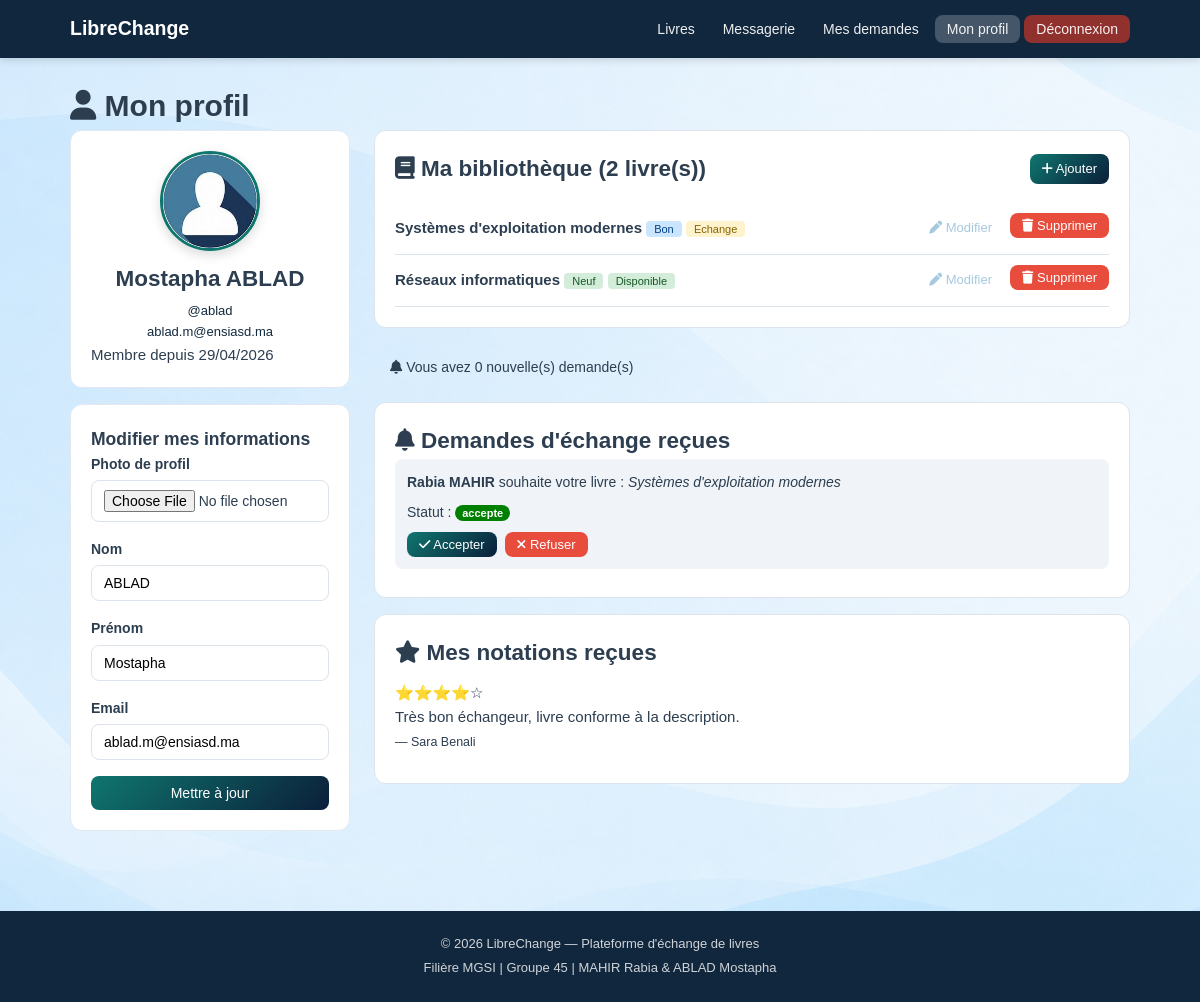
The app's page /pages/profil.php (signed in) with its own data.
### tables this page shows
CREATE TABLE `utilisateurs`
(
    `id`               int(11) NOT NULL,
    `login`            varchar(50)  NOT NULL,
    `mot_de_passe`     varchar(255) NOT NULL,
    `nom`              varchar(100) NOT NULL,
    `prenom`           varchar(100) NOT NULL,
    `email`            varchar(150) NOT NULL,
    `role`             enum('admin','etudiant') DEFAULT 'etudiant',
    `photo`            varchar(255) DEFAULT 'images/default-user1.jfif',
    `date_inscription` datetime     DEFAULT current_timestamp()
);

CREATE TABLE `livres`
(
    `id`          int(11) NOT NULL,
    `titre`       varchar(200) NOT NULL,
    `auteur`      varchar(150) NOT NULL,
    `matiere`     varchar(100) NOT NULL,
    `description` text         DEFAULT NULL,
    `etat`        enum('neuf','bon','acceptable','use') DEFAULT 'bon',
    `statut`      enum('disponible','echange','archive') DEFAULT 'disponible',
    `image`       varchar(255) DEFAULT 'images/default-book.jfif',
    `user_id`     int(11) NOT NULL,
    `date_ajout`  datetime     DEFAULT current_timestamp()
);

CREATE TABLE `echanges`
(
    `id`           int(11) NOT NULL,
    `demandeur_id` int(11) NOT NULL,
    `proprio_id`   int(11) NOT NULL,
    `livre_id`     int(11) NOT NULL,
    `statut`       enum('en_attente','accepte','refuse','termine') DEFAULT 'en_attente',
    `date_demande` datetime DEFAULT current_timestamp(),
    `vu`           tinyint(1) DEFAULT 0,
    `vu_demandeur` tinyint(1) DEFAULT 0,
    `vu_proprio`   tinyint(1) DEFAULT 0
);

CREATE TABLE `notations`
(
    `id`            int(11) NOT NULL,
    `notateur_id`   int(11) NOT NULL,
    `note_id`       int(11) NOT NULL,
    `note`          tinyint(4) NOT NULL CHECK (`note` between 1 and 5),
    `commentaire`   text     DEFAULT NULL,
    `date_notation` datetime DEFAULT current_timestamp()
);

### config.php (called while the page is built, shortened)
<?php
function h($str) {
    return htmlspecialchars($str ?? '', ENT_QUOTES, 'UTF-8');
}
?>

### pages/profil.php (the view, shortened to what this page needs)
<?php
require_once '../config.php';
$user_id = $_SESSION['user_id'];
$stmtNotif = $pdo->prepare("SELECT COUNT(*) FROM echanges WHERE proprio_id = ?     AND statut = 'en_attente' AND vu_proprio = 0");
$stmtNotif->execute([$user_id]);
$notifCount = $stmtNotif->fetchColumn();
$stmtU = $pdo->prepare("SELECT * FROM utilisateurs WHERE id=?");
$stmtU->execute([$user_id]);
$user = $stmtU->fetch();
$stmtL = $pdo->prepare("SELECT * FROM livres WHERE user_id=? ORDER BY date_ajout DESC");
$stmtL->execute([$user_id]);
$mes_livres = $stmtL->fetchAll();
$pdo->prepare("
    UPDATE echanges
    SET vu = 1
    WHERE proprio_id = ?
")->execute([$user_id]);
$stmtR = $pdo->prepare("SELECT e.*, l.titre, u.nom, u.prenom FROM echanges e JOIN livres l ON e.livre_id=l.id JOIN utilisateurs u ON e.demandeur_id=u.id WHERE e.proprio_id=? ORDER BY e.date_demande DESC");
$stmtR->execute([$user_id]);
$demandes_recues = $stmtR->fetchAll();
$stmtNot = $pdo->prepare("SELECT n.*, u.nom, u.prenom FROM notations n JOIN utilisateurs u ON n.notateur_id=u.id WHERE n.note_id=?");
$stmtNot->execute([$user_id]);
$mes_notations = $stmtNot->fetchAll();
require_once '../includes/header.php';
?>
<div class="container">
    <h1><i class="fa-solid fa-user"></i> Mon profil</h1>
    <div class="profil-layout">
        <div class="profil-sidebar">
            <div class="profil-card">
                <div class="profil-avatar">
                    <img src="<?= !empty($user['photo']) && file_exists('../' . $user['photo'])
                        ? '../' . $user['photo']
                        : '../images/default-user1.jfif' ?>" alt="profil">
                </div>
                <h2><?= h($user['prenom'] . ' ' . $user['nom']) ?></h2>
                <p class="profil-login">@<?= h($user['login']) ?></p>
                <p class="profil-email"><?= h($user['email']) ?></p>
                <p>Membre depuis <?= date('d/m/Y', strtotime($user['date_inscription'])) ?></p>
            </div>
            <div class="profil-card">
                <h3>Modifier mes informations</h3>
                <form method="POST" enctype="multipart/form-data">
                    <div class="form-group">
                        <label>Photo de profil</label>
                        <input type="file" name="photo" accept="image/*">
                    </div>
                    <div class="form-group">
                        <label>Nom</label>
                        <input type="text" name="nom" value="<?= h($user['nom']) ?>" required>
                    </div>
                    <div class="form-group">
                        <label>Prénom</label>
                        <input type="text" name="prenom" value="<?= h($user['prenom']) ?>" required>
                    </div>
                    <div class="form-group">
                        <label>Email</label>
                        <input type="email" name="email" value="<?= h($user['email']) ?>" required>
                    </div>
                    <button type="submit" class="btn btn-primary btn-full">Mettre à jour</button>
                </form>
            </div>
        </div>
        <div class="profil-main">
            <div class="profil-section">
                <div class="section-header">
                    <h2><i class="fa-solid fa-book"></i> Ma bibliothèque (<?= count($mes_livres) ?> livre(s))</h2>
                    <a href="ajouter_livre.php" class="btn btn-primary btn-sm">
                        <i class="fa-solid fa-plus"></i> Ajouter
                    </a>
                </div>
                <?php if (empty($mes_livres)): ?>
                    <p class="empty-msg">Vous n'avez publié aucun livre.</p>
                <?php else: ?>
                    <div class="profil-livres">
                        <?php foreach ($mes_livres as $l): ?>
                            <div class="profil-livre-row">
                                <div>
                                    <strong><?= h($l['titre']) ?></strong>
                                    <span class="badge-etat badge-<?= $l['etat'] ?>"><?= ucfirst($l['etat']) ?></span>
                                    <span class="badge-statut badge-<?= $l['statut'] ?>"><?= ucfirst($l['statut']) ?></span>
                                </div>
                                <div class="livre-actions">
                                    <a href="modifier_livre.php?id=<?= $l['id'] ?>" class="btn btn-sm">
                                        <i class="fa-solid fa-pen"></i> Modifier
                                    </a>
                                    <form method="POST" style="display:inline"
                                          onsubmit="return confirm('Supprimer ce livre ?')">
                                        <button class="btn btn-sm btn-danger">
                                            <i class="fa-solid fa-trash"></i> Supprimer
                                        </button>
                                    </form>
                                </div>
                            </div>
                        <?php endforeach; ?>
                    </div>
                <?php endif; ?>
            </div>
            <div class="alert alert-info">
                <i class="fa-solid fa-bell"></i>
                Vous avez <?= $notifCount ?> nouvelle(s) demande(s)
            </div>
            <?php if (!empty($demandes_recues)): ?>
                <div class="profil-section">
                    <h2><i class="fa-solid fa-bell"></i> Demandes d'échange reçues</h2>
                    <?php foreach ($demandes_recues as $d): ?>
                        <div class="echange-row">
                            <p><strong><?= h($d['prenom'] . ' ' . $d['nom']) ?></strong> souhaite votre livre :
                                <em><?= h($d['titre']) ?></em></p>
                            <p>
                                Statut :
                                <span class="badge badge-<?= $d['statut'] ?>">
                             <?= $d['statut'] ?>
                             </span>
                            </p>
                            <form method="POST" style="display:flex;gap:8px">
                                <button type="submit" name="reponse" value="accepte" class="btn btn-primary btn-sm">
                                    <i class="fa-solid fa-check"></i> Accepter
                                </button>
                                <button type="submit" name="reponse" value="refuse" class="btn btn-danger btn-sm">
                                    <i class="fa-solid fa-xmark"></i> Refuser
                                </button>
                            </form>
                        </div>
                    <?php endforeach; ?>
                </div>
            <?php endif; ?>
            <div class="profil-section">
                <h2><i class="fa-solid fa-star"></i> Mes notations reçues</h2>
                <?php if (empty($mes_notations)): ?>
                    <p class="empty-msg">Aucune notation reçue pour le moment.</p>
                <?php else: ?>
                    <?php foreach ($mes_notations as $n): ?>
                        <div class="notation-item">
                            <span><?= str_repeat('⭐', $n['note']) . str_repeat('☆', 5 - $n['note']) ?></span>
                            <p><?= h($n['commentaire']) ?></p>
                            <small>— <?= h($n['prenom'] . ' ' . $n['nom']) ?></small>
                        </div>
                    <?php endforeach; ?>
                <?php endif; ?>
            </div>
        </div>
    </div>
</div>
<?php require_once '../includes/footer.php'; ?>

### css/style.css (style rules this page uses)
:root { --primary: #a7c9e0; --primary-d: #155a9e; --secondary: #f0f4f8; --success: #27ae60; --danger: #e74c3c; --warning: #f39c12; --text: #2c3e50; --muted: #13293e; --border: #dde3ea; --white: #ffffff; --shadow: 0 2px 8px rgba(0, 0, 0, 0.08); --radius: 8px; --radius-lg: 12px; }
* { box-sizing: border-box; margin: 0; padding: 0; }
body { font-family: Arial, sans-serif; font-size: 15px; color: var(--text); background: #f5f7fa; line-height: 1.6; background: url('../images/A1.png') no-repeat center center fixed; background-size: cover; }
a { color: var(--primary); text-decoration: none; }
img { max-width: 100%; }
.container { max-width: 1100px; margin: 0 auto; padding: 24px 20px; }
.btn { display: inline-block; padding: 9px 18px; border-radius: var(--radius); font-size: 14px; font-weight: 500; cursor: pointer; border: none; text-decoration: none; transition: all .2s; }
.btn-primary { background: linear-gradient(135deg, #0f766e, #0b1f3a); color: white; }
.btn-danger { background: var(--danger); color: white; }
.btn-sm { padding: 5px 12px; font-size: 13px; }
.btn-full { width: 100%; text-align: center; display: block; }
.alert { padding: 12px 16px; border-radius: var(--radius); margin: 12px 0; font-size: 14px; }
.badge { background: var(--primary); color: white; border-radius: 10px; padding: 2px 7px; font-size: 11px; font-weight: bold; }
.badge-etat { border-radius: 4px; padding: 2px 8px; font-size: 11px; }
.badge-neuf { background: #d4edda; color: #155724; }
.badge-bon { background: #cce5ff; color: #004085; }
.badge-statut { border-radius: 4px; padding: 2px 8px; font-size: 11px; }
.badge-disponible { background: #d4edda; color: #155724; }
.badge-echange { background: #fff3cd; color: #856404; }
.form-group { margin-bottom: 16px; }
.form-group label { display: block; font-weight: bold; margin-bottom: 5px; font-size: 14px; }
.form-group input, .form-group select, .form-group textarea { width: 100%; padding: 9px 12px; border: 1px solid var(--border); border-radius: var(--radius); font-size: 14px; background: white; }
.notation-item { border-bottom: 1px solid var(--border); padding: 10px 0; }
.notation-item:last-child { border-bottom: none; }
.profil-avatar img { width: 100px; height: 100px; border-radius: 50%; object-fit: cover; border: 3px solid #0f766e; box-shadow: 0 4px 12px rgba(0, 0, 0, 0.15); display: block; margin: 0 auto; }
.profil-layout { display: grid; grid-template-columns: 280px 1fr; gap: 24px; }
.profil-card { background: white; border: 1px solid #e2e8f0; border-radius: var(--radius-lg); padding: 20px; margin-bottom: 16px; }
.profil-avatar { font-size: 4em; text-align: center; margin-bottom: 10px; }
.profil-card h2 { text-align: center; margin-bottom: 4px; }
.profil-login, .profil-email { text-align: center; color: var(--muted); font-size: 13px; }
.profil-section { background: white; border: 1px solid var(--border); border-radius: var(--radius-lg); padding: 20px; margin-bottom: 16px; }
.section-header { display: flex; justify-content: space-between; align-items: center; margin-bottom: 16px; }
.profil-livre-row { display: flex; justify-content: space-between; align-items: center; padding: 10px 0; border-bottom: 1px solid var(--border); gap: 10px; }
.livre-actions { display: flex; gap: 6px; flex-shrink: 0; }
.echange-row { padding: 12px; background: var(--secondary); border-radius: var(--radius); margin-bottom: 8px; }
.echange-row p { margin-bottom: 8px; font-size: 14px; }
.badge-accepte { background: green; }

### records on screen
utilisateurs: prenom+nom "Mostapha ABLAD", login "ablad", email "ablad.m@ensiasd.ma", date_inscription "29/04/2026", nom "ABLAD", prenom "Mostapha"
livres: titre "Systèmes d'exploitation modernes", etat "Bon", statut "Echange"
livres: titre "Réseaux informatiques", etat "Neuf", statut "Disponible"
echanges: demandeur.nom "Rabia MAHIR", livre.titre "Systèmes d'exploitation modernes", statut "accepte"
notations: note "⭐⭐⭐⭐", note "☆", commentaire "Très bon échangeur, livre conforme à la description.", notateur.nom "Sara Benali"

### other values on screen
SITE_NAME "LibreChange"
count($mes_livres) "2"
$notifCount "0"
